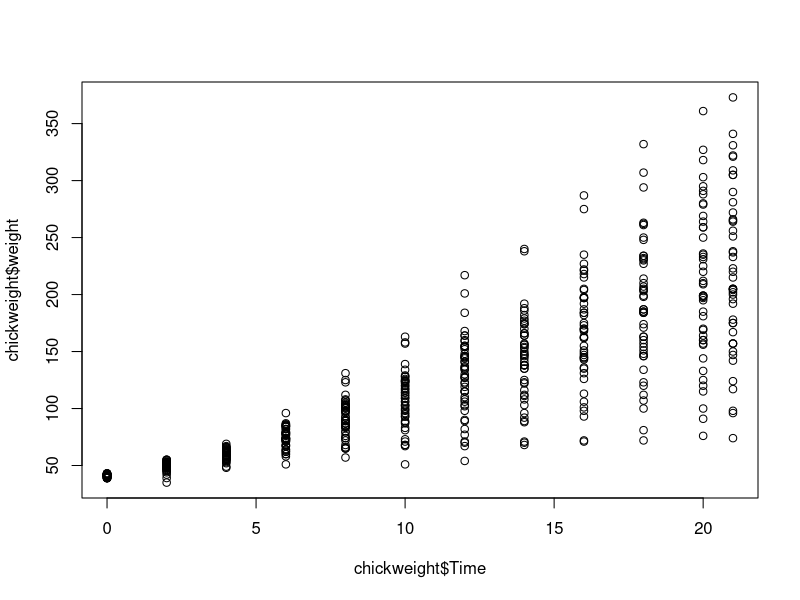
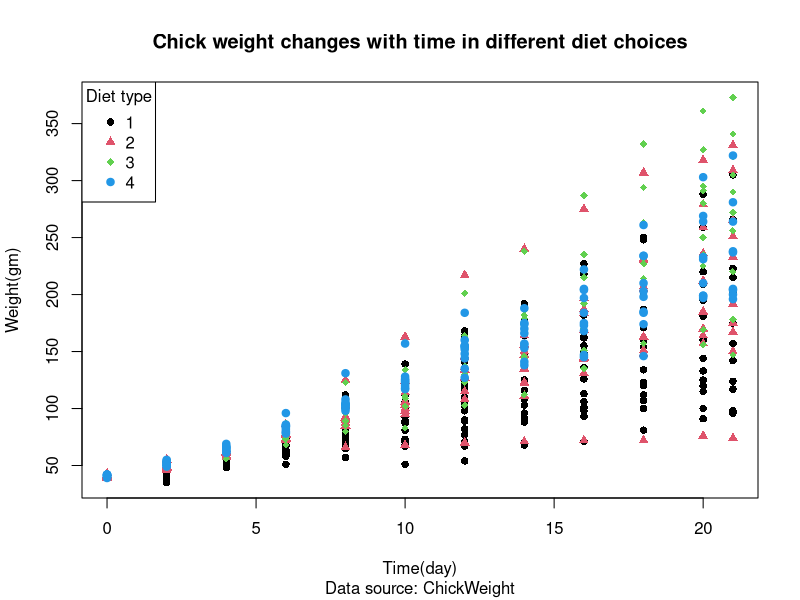

Generate these figures, in order, with R:
## ---- chunk 1
knitr::opts_chunk$set(
  collapse = TRUE,
  comment = "#>"
)
include_solutions <- TRUE
## ---- chunk 2
require(rmarkdown)
require(knitr)
require(kableExtra)
# Put any library imports and other preamble here.
## ---- chunk 3
chickweight <- datasets::ChickWeight
## ---- chunk 4
table(chickweight$Diet)
## ---- chunk 5
#| label: tbl-chickweight
#| tbl-cap: "amount of chicks of each diet type"
diet_type_counts <- table(chickweight$Diet)
knitr::kable(diet_type_counts, col.names = c("Diet Type", "Count"))
## ---- chunk 6
#| label: fig-1
#| fig-cap: "weight changes corresponding to the increases of time"
plot(x = chickweight$Time, y = chickweight$weight)
## ---- chunk 7
#| label: fig-2
#| fig-cap: "Relation between weight and time dividing into different type of diet."
plot(
  x = chickweight$Time, 
  y = chickweight$weight,
  main = "Chick weight changes with time in different diet choices",
  xlab = "Time(day)",
  ylab = "Weight(gm)",
  pch = 15 + as.numeric(chickweight$Diet),
  col = chickweight$Diet,
  sub = "Data source: ChickWeight")
legend(
  "topleft",
  title = "Diet type",
  legend = c("1", "2", "3","4"),
  pch = 16:19,
  col = 1:4)
## ---- chunk 8
